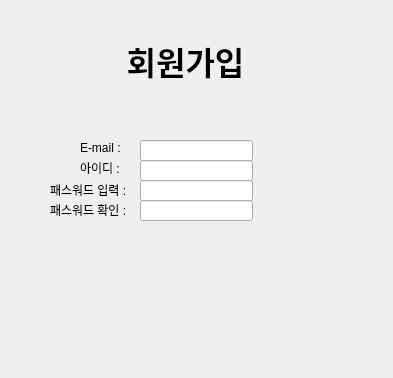
<?xml version="1.0" encoding="UTF-8"?>
<ui version="4.0">
 <class>login</class>
 <widget class="QWidget" name="login">
  <property name="geometry">
   <rect>
    <x>0</x>
    <y>0</y>
    <width>393</width>
    <height>378</height>
   </rect>
  </property>
  <property name="windowTitle">
   <string>Form</string>
  </property>
  <widget class="QLineEdit" name="lineEdit">
   <property name="geometry">
    <rect>
     <x>140</x>
     <y>140</y>
     <width>113</width>
     <height>21</height>
    </rect>
   </property>
  </widget>
  <widget class="QLabel" name="label">
   <property name="geometry">
    <rect>
     <x>80</x>
     <y>140</y>
     <width>51</width>
     <height>16</height>
    </rect>
   </property>
   <property name="text">
    <string>E-mail :</string>
   </property>
  </widget>
  <widget class="QLabel" name="label_2">
   <property name="geometry">
    <rect>
     <x>80</x>
     <y>160</y>
     <width>51</width>
     <height>16</height>
    </rect>
   </property>
   <property name="text">
    <string>아이디 :</string>
   </property>
  </widget>
  <widget class="QLineEdit" name="lineEdit_2">
   <property name="geometry">
    <rect>
     <x>140</x>
     <y>160</y>
     <width>113</width>
     <height>21</height>
    </rect>
   </property>
  </widget>
  <widget class="QLabel" name="label_3">
   <property name="geometry">
    <rect>
     <x>50</x>
     <y>180</y>
     <width>81</width>
     <height>20</height>
    </rect>
   </property>
   <property name="text">
    <string>패스워드 입력 :</string>
   </property>
  </widget>
  <widget class="QLabel" name="label_4">
   <property name="geometry">
    <rect>
     <x>50</x>
     <y>200</y>
     <width>91</width>
     <height>20</height>
    </rect>
   </property>
   <property name="text">
    <string>패스워드 확인 : </string>
   </property>
  </widget>
  <widget class="QLineEdit" name="lineEdit_3">
   <property name="geometry">
    <rect>
     <x>140</x>
     <y>180</y>
     <width>113</width>
     <height>21</height>
    </rect>
   </property>
  </widget>
  <widget class="QLineEdit" name="lineEdit_4">
   <property name="geometry">
    <rect>
     <x>140</x>
     <y>200</y>
     <width>113</width>
     <height>21</height>
    </rect>
   </property>
  </widget>
  <widget class="QLabel" name="label_5">
   <property name="geometry">
    <rect>
     <x>90</x>
     <y>30</y>
     <width>191</width>
     <height>61</height>
    </rect>
   </property>
   <property name="font">
    <font>
     <family>Nanum Gothic</family>
     <pointsize>24</pointsize>
     <bold>true</bold>
    </font>
   </property>
   <property name="text">
    <string>회원가입</string>
   </property>
   <property name="alignment">
    <set>Qt::AlignmentFlag::AlignCenter</set>
   </property>
  </widget>
 </widget>
 <resources/>
 <connections/>
</ui>
